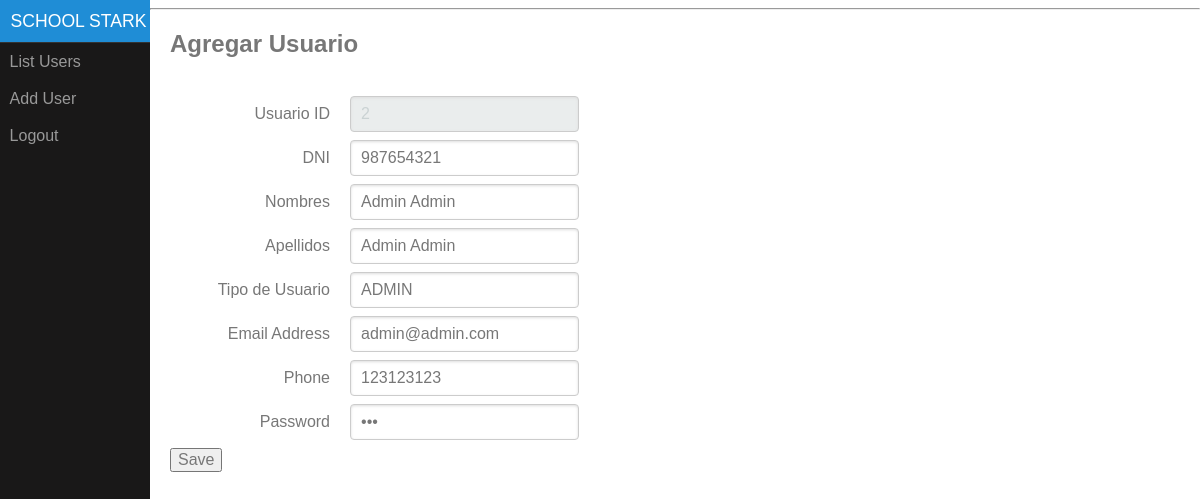
Page /root/edit-user/2/ (signed in) on the committed database.
### tables this page shows
CREATE TABLE `menu` (
  `id_menu` int(11) NOT NULL,
  `code_menu` varchar(100) NOT NULL,
  `type_us` varchar(30) NOT NULL,
  `name` varchar(255) DEFAULT NULL
);

CREATE TABLE `users` (
  `id_user` int(11) NOT NULL,
  `name` varchar(30) NOT NULL,
  `last_name` varchar(30) NOT NULL,
  `code` varchar(30) NOT NULL,
  `status` varchar(10) NOT NULL DEFAULT 'ACTIVO',
  `email` varchar(50) DEFAULT NULL,
  `phone` varchar(20) DEFAULT NULL,
  `password` varchar(30) NOT NULL,
  `type_us` varchar(20) NOT NULL
);

### models/conexion.php (called while the page is built, shortened)
<?php
class DB
{
    private $host = "localhost";
    private $user_server = "root";
    private $pass_server = "";
    private $name_database = "db_school_stark";
    private $db;
    function __construct()
    {
        try {
         $this->db = new PDO('mysql:host='.$this->host.';dbname='.$this->name_database.'', $this->user_server, $this->pass_server);
        } catch (PDOException $e) {
            echo '<pre>'; var_dump( $e ); echo '</pre>'; die;
            die();
        } catch (Exception $e) {
            echo '<pre>'; var_dump( $e ); echo '</pre>'; die;
        die();
        }
    }
    public function query($sql_prepare,$array_data = null,$type = "ALL")
    {
        $prepare =    $this->db->prepare($sql_prepare);
        $prepare->execute($array_data);
       switch ($type) {
           case 'ALL':
                $datalist =   $prepare->fetchAll();
               break;
       }
        return $datalist;
    }
}
$db_class = new DB();

### models/users.php (called while the page is built, shortened)
<?php
require_once('conexion.php');
class Users
{
    public $id_user = null;
    public $type_us = null;
    public function list_nav()
    {
        global $db_class;
       $data = array(':type_us' => $this->type_us );
       $data_list =  $db_class->query("SELECT name,code_menu FROM menu where type_us = :type_us",$data);
       return $data_list;
    }
        public function list_user()
        {
            global $db_class;
            if (empty($this->id_user) ) {
               if (empty($this->type_us)) {
                    $sql = "SELECT * FROM users";
                    $r  = $db_class->query($sql);
               }else {
                    $data = array(':type_us' => $this->type_us );
                    $sql = "SELECT * FROM users where type_us = :type_us";
                    $r  = $db_class->query($sql,$data);
               }
            }else {
                $sql = "SELECT * FROM users where id_user = :id_user";
                $data = array(':id_user' => $this->id_user );
                $r =  $db_class->query($sql,$data);
            }
            return $r;
        }
}

### views/templates/form/user-form.php (the view, shortened to what this page needs)
<div class="pure-control-group">
    <label for="id">Usuario ID </label>
    <input id="id" name="id_user_text" name="id_user"  type="text" disabled placeholder="ID" value="<?php echo($data['id_user']) ?>" >
</div>
<div class="pure-control-group">
    <label for="dni">DNI</label>
    <input id="dni" name="code"  type="number" placeholder="DNI" value="<?php echo($data['code']) ?>" >
</div>
<div class="pure-control-group">
    <label for="name">Nombres</label>
    <input id="name" name="name"  type="text" placeholder="Nombre" value="<?php echo($data['name']) ?>" >
</div>
<div class="pure-control-group">
    <label for="lastname">Apellidos</label>
    <input id="lastname" name="last_name"  type="text" placeholder="Apellidos" value="<?php echo($data['last_name']) ?>" >
</div>
<div class="pure-control-group">
    <label for="type">Tipo de Usuario</label>
    <input id="type" name="type_us"  type="text" placeholder="Tipo de User" value="<?php echo($data['type_us']) ?>" >
</div>
<div class="pure-control-group">
    <label for="email">Email Address</label>
    <input id="email" name="email"  type="email" placeholder="Email" value="<?php echo($data['email']) ?>" >
</div>
<div class="pure-control-group">
    <label for="phone">Phone</label>
    <input id="phone" name="phone"  type="number" placeholder="Phone" value="<?php echo($data['phone']) ?>" >
</div>
<div class="pure-control-group">
    <label for="password">Password</label>
    <input id="password" name="password"  type="password" placeholder="Password" value="<?php echo($data['password']) ?>" >
</div>

### views/templates/nav.php (shortened to what this page needs)
<div id="menu">
    <div class="pure-menu">
        <a class="pure-menu-heading" href="<?php echo '/'.strtolower($_SESSION['user']['type_us']).'/' ?>">School Stark</a>
        <ul class="pure-menu-list">
            <?php
                $user =  new Users();
                $user->type_us =  $_SESSION['user']['type_us'];
                $list_nav = $user->list_nav();
             ?>
             <?php foreach ($list_nav as $nav):  ?>
             <?php $url_nav = '/'.strtolower($_SESSION['user']['type_us']).'/'.$nav['code_menu'].'/' ; ?>
                <li class="pure-menu-item"><a href="<?php echo $url_nav ?>" class="pure-menu-link"><?php echo  $nav['name'] ?></a></li>
             <?php endforeach ?>
                <li class="pure-menu-item"><a href="/logout/" class="pure-menu-link">Logout</a></li>
        </ul>
    </div>
</div>

### views/assets/css/pure.css (style rules this page uses)
html { font-family:sans-serif;-ms-text-size-adjust:100%;-webkit-text-size-adjust:100% }
body { margin:0 }
a { background-color:transparent }
button,input,optgroup,select,textarea { color:inherit;font:inherit;margin:0 }
.pure-button,input { line-height:normal }
button[disabled],html input[disabled] { cursor:default }
.pure-button,.pure-form input:not([type]),.pure-menu { box-sizing:border-box }
.pure-form input[type=password],.pure-form input[type=email],.pure-form input[type=url],.pure-form input[type=date],.pure-form input[type=month],.pure-form input[type=time],.pure-form input[type=datetime],.pure-form input[type=datetime-local],.pure-form input[type=week],.pure-form input[type=tel],.pure-form input[type=color],.pure-form input[type=number],.pure-form input[type=search],.pure-form input[type=text],.pure-form select,.pure-form textarea { padding:.5em .6em;display:inline-block;border:1px solid #ccc;box-shadow:inset 0 1px 3px #ddd;border-radius:4px;vertical-align:middle;box-sizing:border-box }
.pure-form input:not([type])[disabled],.pure-form input[type=password][disabled],.pure-form input[type=email][disabled],.pure-form input[type=url][disabled],.pure-form input[type=date][disabled],.pure-form input[type=month][disabled],.pure-form input[type=time][disabled],.pure-form input[type=datetime][disabled],.pure-form input[type=datetime-local][disabled],.pure-form input[type=week][disabled],.pure-form input[type=tel][disabled],.pure-form input[type=color][disabled],.pure-form input[type=number][disabled],.pure-form input[type=search][disabled],.pure-form input[type=text][disabled],.pure-form select[disabled],.pure-form textarea[disabled] { cursor:not-allowed;background-color:#eaeded;color:#cad2d3 }
.pure-form label { margin:.5em 0 .2em }
.pure-form-aligned .pure-help-inline,.pure-form-aligned input,.pure-form-aligned select,.pure-form-aligned textarea,.pure-form-message-inline { display:inline-block;vertical-align:middle }
.pure-form-aligned .pure-control-group { margin-bottom:.5em }
.pure-form-aligned .pure-control-group label { text-align:right;display:inline-block;vertical-align:middle;width:10em;margin:0 1em 0 0 }
.pure-menu-item,.pure-menu-list { position:relative }
.pure-menu-list { list-style:none;margin:0;padding:0 }
.pure-menu-item { padding:0;margin:0;height:100% }
.pure-menu-heading,.pure-menu-link { display:block;text-decoration:none;white-space:nowrap }
.pure-menu-heading { text-transform:uppercase;color:#565d64 }
.pure-menu-link { color:#777 }
.pure-menu-disabled,.pure-menu-heading,.pure-menu-link { padding:.5em 1em }

### views/assets/css/main.css (style rules this page uses)
body { color: #777; }
#layout, #menu, .menu-link { -webkit-transition: all 0.2s ease-out; -moz-transition: all 0.2s ease-out; -ms-transition: all 0.2s ease-out; -o-transition: all 0.2s ease-out; transition: all 0.2s ease-out; }
#menu { margin-left: -150px; width: 150px; position: fixed; top: 0; left: 0; bottom: 0; z-index: 1000; background: #191818; overflow-y: auto; -webkit-overflow-scrolling: touch; }
#menu a { color: #999; border: none; padding: 0.6em 0 0.6em 0.6em; }
#menu .pure-menu, #menu .pure-menu ul { border: none; background: transparent; }
#menu .pure-menu ul, #menu .pure-menu .menu-item-divided { border-top: 1px solid #333; }
#menu .pure-menu-selected, #menu .pure-menu-heading { background: #1f8dd6; }
#menu .pure-menu-heading { font-size: 110%; color: #fff; margin: 0; }
@media (min-width: 48em) { #menu { left: 150px; } }

### rows in the picture
menu: name "List Users"
menu: name "Add User"
users: id_user_text "2", code "987654321", name "Admin Admin", last_name "Admin Admin", type_us "ADMIN", email "admin@admin.com", phone "123123123"
